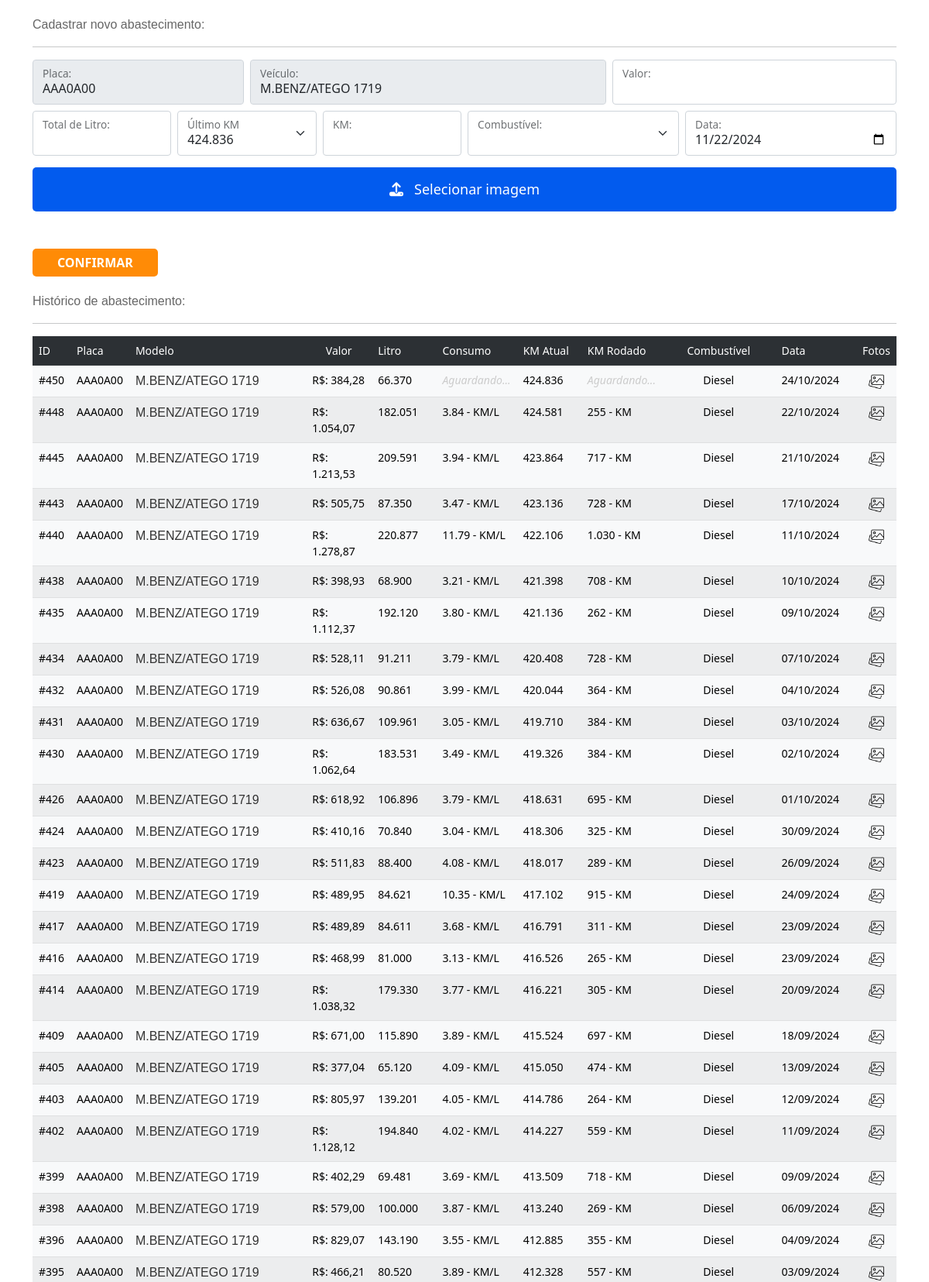
The app's page /abastecimento.php?placa=AAA0A00 (upper part) with its own data.
### tables this page shows
CREATE TABLE IF NOT EXISTS `abastecimento` (
  `abast_id` int NOT NULL AUTO_INCREMENT,
  `veiculo_id` int NOT NULL,
  `abast_veiculo` varchar(50) NOT NULL,
  `abast_placa` varchar(50) NOT NULL,
  `abast_valor` varchar(255) NOT NULL,
  `abast_valor_litro` varchar(255) NOT NULL,
  `abast_total_litro` varchar(255) NOT NULL,
  `abast_km_anterior` varchar(50) NOT NULL,
  `abast_km` varchar(50) NOT NULL,
  `abast_km_rodado` varchar(50) DEFAULT NULL,
  `abast_media` varchar(50) DEFAULT NULL,
  `abast_combustivel` varchar(50) NOT NULL,
  `abast_data` date NOT NULL,
  `cad_autor` varchar(255) NOT NULL,
  PRIMARY KEY (`abast_id`)
);

### abastecimento.php (the view, shortened to what this page needs)
<?php
require_once("_app/conf.php");
?>
<?php
$pdos = "SELECT * FROM abastecimento WHERE abast_placa =:placa";
$data = $pdo->prepare($pdos);
$data->bindParam(':placa', $_GET['placa']);
$data->execute();
foreach ($data as $veiculos);
?>
<!doctype html>
<html lang="pt-br">
<head>
    <link href="css/style.css" rel="stylesheet">
    <link href="https://cdn.jsdelivr.net/npm/bootstrap@5.0.2/dist/css/bootstrap.min.css" rel="stylesheet">
    <link rel="stylesheet" href="https://cdn.jsdelivr.net/npm/@fortawesome/fontawesome-free@6.1.2/css/fontawesome.min.css">
</head>
<body>
    <article class="container">
        <label class="titulo">Cadastrar novo abastecimento:</label>
        <hr>
        <form method="POST" id="" action="actions/abastecimento.php" enctype="multipart/form-data">
            <div class="row g-2">
                <div class="col-md-3">
                    <div class="form-floating">
                        <input readonly type="text" class="form-control" name="abast_placa" maxlength="8" id="placa" value="<?= $_GET['placa']; ?>" required />
                        <label for="floatingInputGrid">Placa:</label>
                    </div>
                </div>
                <div class="col-md-5">
                    <div class="form-floating">
                        <input readonly type="text" class="form-control" name="abast_veiculo" id="" value="<?php if (isset($veiculos['abast_veiculo'])) echo $veiculos['abast_veiculo']; ?>" required />
                        <label for="floatingInputGrid">Veículo:</label>
                    </div>
                </div>
                <div class="col-md-4">
                    <div class="form-floating">
                        <input type="text" class="form-control" maxlength="9" name="abast_valor" id="input3" value="<?php if (isset($dados['abast_valor'])) echo $dados['abast_valor']; ?>" required />
                        <label for="input3">Valor:</label>
                    </div>
                </div>
                <div class="col-md-2">
                    <div class="form-floating">
                        <input type="text" class="form-control" maxlength="9" id="input4" name="abast_total_litro" value="<?php if (isset($dados['abast_total_litro'])) echo $dados['abast_total_litro']; ?>" required />
                        <label for="input4">Total de Litro:</label>
                    </div>
                </div>
                <?php
                $sql = "SELECT * FROM abastecimento WHERE abast_placa =:placa ORDER BY abast_id DESC LIMIT 1";
                $stmt = $pdo->prepare($sql);
                $stmt->bindParam(':placa', $_GET['placa']);
                $stmt->execute();
                $lastRecord = $stmt->fetch(PDO::FETCH_ASSOC);
                ?>
                <div class="col-md-2">
                    <div class="form-floating">
                        <select name="abast_km_anterior" id="abast_km_anterior" class="form-select">
                            <option selected value="<?php if (isset($lastRecord['abast_km'])) : echo $lastRecord['abast_km'];
                                                    else : echo '';
                                                    endif; ?>"><?php if (isset($lastRecord['abast_km'])) : echo $lastRecord['abast_km'];
                                                                else : echo 'Sem Histórico';
                                                                endif; ?></option>
                        </select>
                        <label for="abast_km_anterior">Último KM</label>
                    </div>
                </div>
                <div class="col-md-2">
                    <div class="form-floating">
                        <input type="text" class="form-control" maxlength="7" name="abast_km" id="input2" value="" required />
                        <label for="input2">KM:</label>
                    </div>
                </div>
                <div class="col-md-3">
                    <div class="form-floating ">
                        <select class="form-select" name="abast_combustivel" id="8">
                        </select>
                        <label for="floatingSelectGrid">Combustível:</label>
                    </div>
                </div>
                <div class="col-md-3">
                    <div class="form-floating">
                        <input onChange="getkm(this.value)" type="date" class="form-control" name="abast_data" id="input5" value="<?php if (isset($dados['abast_data'])) : echo $dados['abast_data'];
                                                                                                                                    else : echo date('Y-m-d');
                                                                                                                                    endif; ?>" required />
                        <label for="floatingInputGrid">Data:</label>
                    </div>
                </div>
            </div>
            <div class="col-md-12">
                <label id="foto" for="upload-img"><i class="fa fa-upload" aria-hidden="true"></i> &nbsp; Selecionar imagem</label>
            </div>
            <br/>
            <br />
            <input type="submit" id="submitBtn" name="abastecimento" value="Confirmar" class="btn-orange">
        </form>
        <?php
        $busca = "SELECT * FROM abastecimento WHERE abast_placa =:placa ORDER BY abast_km DESC";
        $data = $pdo->prepare($busca);
        $data->bindParam(':placa', $_GET['placa']);
        $data->execute();
        $count = $data->rowCount();
        ?>
        <?php
        if ($count <= 0) {
            echo "<label class='titulo'>Veículo sem histórico de abastecimento</label>";
        } else {
        ?>
            <label class="titulo">Histórico de abastecimento:</label>
            <hr>
            <table id="search_table" class="table table-striped">
                <tr class="table-dark">
                    <td scope="col" align="left" style="width:30px;">ID</td>
                    <td scope="col" align="left" style="width:70px;">Placa</td>
                    <td scope="col" align="left" style="width:330px;">Modelo</td>
                    <td scope="col" align="center" style="width:100px;">Valor</td>
                    <td scope="col" align="left" style="width:100px;">Litro</td>
                    <td scope="col" align="left" style="width:100px;">Consumo</td>
                    <td scope="col" align="left" style="width:100px;">KM Atual</td>
                    <td scope="col" align="left" style="width:100px;">KM Rodado</td>
                    <td scope="col" align="center" style="width:200px;">Combustível</td>
                    <td scope="col" align="left" style="width:120px;">Data</td>
                    <td scope="col" align="center" style="width:120px;" colspan="3">Fotos</td>
                </tr>
                <?php foreach ($data as $veiculo) : ?>
                    <tr class="table-light">
                        <td align="left" style="">#<?= $veiculo['abast_id']; ?></td>
                        <td align="left" style=""><?= $_GET['placa']; ?></td>
                        <td style="">
                            <a href="editar_abastecimento?id=<?= $veiculo['abast_id']; ?>" class="link">
                                <?= $veiculo['abast_veiculo']; ?>
                        </td>
                        <td align="left" style="">R$: <?php echo number_format($veiculo['abast_valor'], 2, ",", "."); ?></td>
                        <td align="left" style=""><?php echo number_format($veiculo['abast_total_litro'], 3, ".", "."); ?></td>
                        <?php if (isset($veiculo['abast_media'])) { ?>
                            <td align="left" style=""><?= number_format($veiculo['abast_media'], 2, ".", "."); ?> - KM/L </td>
                        <?php } else { ?>
                            <td class="wait" align="left" style=""> Aguardando... </td>
                        <?php } ?>
                        <td align="left" style=""><?= number_format($veiculo['abast_km'], 3, ".", "."); ?></td>
                        <?php if (isset($veiculo['abast_km_rodado'])) { ?>
                            <td align="left" style=""><?= number_format($veiculo['abast_km_rodado'], 0, ".", "."); ?> - KM</td>
                        <?php } else { ?>
                            <td class="wait" align="left" style=""> Aguardando... </td>
                        <?php } ?>
                        <?php
                        if ($veiculo['abast_combustivel'] == 0) :
                            echo "<td align='center'>Gasolina</td>";
                        elseif ($veiculo['abast_combustivel'] == 3) :
                            echo "<td align='center'>Etanol</td>";
                        elseif ($veiculo['abast_combustivel'] == 4) :
                            echo "<td align='center'>Diesel</td>";
                        elseif ($veiculo['abast_combustivel'] == 5) :
                            echo "<td align='center'>GNV</td>";
                        endif;
                        ?>
                        <td align="left" style=""><?= date('d/m/Y', strtotime($veiculo['abast_data'])); ?> </td>
                        <?php
                        $sql = "SELECT * FROM abastecimento_img WHERE abast_id = :abast_id";
                        $stmt = $pdo->prepare($sql);
                        $stmt->bindParam(':abast_id', $veiculo['abast_id'], PDO::PARAM_INT);
                        $stmt->execute();
                        $imagens = $stmt->fetchAll(PDO::FETCH_ASSOC);
                        $count_id = count($imagens);
                        ?>
                        <?php if ($count_id <= 0) { ?>
                            <td align="center">
                                <img src="images/no-img.png" alt="Sem imagem cadastrada" title="Sem imagem cadastrada" width="20" height="20">
                            </td>
                        <?php } else { ?>
                            <td align="center">
                                <a data-id='<?= $veiculo['abast_id']; ?>' class="foto" title="Ver Fotos"><img src="images/imagem.png" alt="<?php if ($count_id == 1) : echo "Imagem cadastrada";
                                                                                                                                            elseif ($count_id >= 2) : echo "Imagens cadastradas";
                                                                                                                                            endif; ?>" title="<?= $count_id ?> imagens cadastradas " width="20" height="20"></a>
                            </td>
                        <?php } ?>
                    </tr>
                <?php
                endforeach;
                ?>
            </table>
        <?php }; ?>
    </article>

### css/style.css (style rules this page uses)
.titulo { font-family: "Trebuchet MS", Arial, Helvetica, sans-serif;font-size: 16px;color: #666;margin-top: 20px }
#foto { display: block;position: relative;width: 100%;background-color: #025bee;color: #fff;font-size: 18px;text-align: center;padding: 15px;border-radius: 5px;cursor: pointer; margin-top: 15px; }
.wait { font-style: italic; color:#CCC }
.btn-orange { padding: 4px 30px;background: #ff8b06;text-transform: uppercase;font-weight: bold;border-radius: 5px; border-color:transparent;outline: 10px; }
.btn-orange { cursor: pointer;font-size: 1.0em;color: #fff; text-decoration: none; }
.table { font-size: 14px; }
.link { font-family: 'Trebuchet MS', 'Lucida Sans Unicode', 'Lucida Grande', 'Lucida Sans', Arial, sans-serif; font-size: 16px; text-decoration: none; color: #333; }

### records on screen
abastecimento: abast_veiculo "M.BENZ/ATEGO 1719", abast_km_anterior "424.836", abast_id "450", abast_valor "384,28", abast_total_litro "66.370", shows "Aguardando...", abast_km "424.836", abast_combustivel "Diesel", abast_data "24/10/2024"
abastecimento: abast_id "448", abast_veiculo "M.BENZ/ATEGO 1719", abast_valor "1.054,07", abast_total_litro "182.051", abast_media "3.84", abast_km "424.581", abast_km_rodado "255", abast_combustivel "Diesel", abast_data "22/10/2024"
abastecimento: abast_id "445", abast_veiculo "M.BENZ/ATEGO 1719", abast_valor "1.213,53", abast_total_litro "209.591", abast_media "3.94", abast_km "423.864", abast_km_rodado "717", abast_combustivel "Diesel", abast_data "21/10/2024"
abastecimento: abast_id "443", abast_veiculo "M.BENZ/ATEGO 1719", abast_valor "505,75", abast_total_litro "87.350", abast_media "3.47", abast_km "423.136", abast_km_rodado "728", abast_combustivel "Diesel", abast_data "17/10/2024"
abastecimento: abast_id "440", abast_veiculo "M.BENZ/ATEGO 1719", abast_valor "1.278,87", abast_total_litro "220.877", abast_media "11.79", abast_km "422.106", abast_km_rodado "1.030", abast_combustivel "Diesel", abast_data "11/10/2024"
abastecimento: abast_id "438", abast_veiculo "M.BENZ/ATEGO 1719", abast_valor "398,93", abast_total_litro "68.900", abast_media "3.21", abast_km "421.398", abast_km_rodado "708", abast_combustivel "Diesel", abast_data "10/10/2024"
abastecimento: abast_id "435", abast_veiculo "M.BENZ/ATEGO 1719", abast_valor "1.112,37", abast_total_litro "192.120", abast_media "3.80", abast_km "421.136", abast_km_rodado "262", abast_combustivel "Diesel", abast_data "09/10/2024"
abastecimento: abast_id "434", abast_veiculo "M.BENZ/ATEGO 1719", abast_valor "528,11", abast_total_litro "91.211", abast_media "3.79", abast_km "420.408", abast_km_rodado "728", abast_combustivel "Diesel", abast_data "07/10/2024"
abastecimento: abast_id "432", abast_veiculo "M.BENZ/ATEGO 1719", abast_valor "526,08", abast_total_litro "90.861", abast_media "3.99", abast_km "420.044", abast_km_rodado "364", abast_combustivel "Diesel", abast_data "04/10/2024"
abastecimento: abast_id "431", abast_veiculo "M.BENZ/ATEGO 1719", abast_valor "636,67", abast_total_litro "109.961", abast_media "3.05", abast_km "419.710", abast_km_rodado "384", abast_combustivel "Diesel", abast_data "03/10/2024"
abastecimento: abast_id "430", abast_veiculo "M.BENZ/ATEGO 1719", abast_valor "1.062,64", abast_total_litro "183.531", abast_media "3.49", abast_km "419.326", abast_km_rodado "384", abast_combustivel "Diesel", abast_data "02/10/2024"
abastecimento: abast_id "426", abast_veiculo "M.BENZ/ATEGO 1719", abast_valor "618,92", abast_total_litro "106.896", abast_media "3.79", abast_km "418.631", abast_km_rodado "695", abast_combustivel "Diesel", abast_data "01/10/2024"
abastecimento: abast_id "424", abast_veiculo "M.BENZ/ATEGO 1719", abast_valor "410,16", abast_total_litro "70.840", abast_media "3.04", abast_km "418.306", abast_km_rodado "325", abast_combustivel "Diesel", abast_data "30/09/2024"
abastecimento: abast_id "423", abast_veiculo "M.BENZ/ATEGO 1719", abast_valor "511,83", abast_total_litro "88.400", abast_media "4.08", abast_km "418.017", abast_km_rodado "289", abast_combustivel "Diesel", abast_data "26/09/2024"
abastecimento: abast_id "419", abast_veiculo "M.BENZ/ATEGO 1719", abast_valor "489,95", abast_total_litro "84.621", abast_media "10.35", abast_km "417.102", abast_km_rodado "915", abast_combustivel "Diesel", abast_data "24/09/2024"
abastecimento: abast_id "417", abast_veiculo "M.BENZ/ATEGO 1719", abast_valor "489,89", abast_total_litro "84.611", abast_media "3.68", abast_km "416.791", abast_km_rodado "311", abast_combustivel "Diesel", abast_data "23/09/2024"
abastecimento: abast_id "416", abast_veiculo "M.BENZ/ATEGO 1719", abast_valor "468,99", abast_total_litro "81.000", abast_media "3.13", abast_km "416.526", abast_km_rodado "265", abast_combustivel "Diesel", abast_data "23/09/2024"
abastecimento: abast_id "414", abast_veiculo "M.BENZ/ATEGO 1719", abast_valor "1.038,32", abast_total_litro "179.330", abast_media "3.77", abast_km "416.221", abast_km_rodado "305", abast_combustivel "Diesel", abast_data "20/09/2024"
abastecimento: abast_id "409", abast_veiculo "M.BENZ/ATEGO 1719", abast_valor "671,00", abast_total_litro "115.890", abast_media "3.89", abast_km "415.524", abast_km_rodado "697", abast_combustivel "Diesel", abast_data "18/09/2024"
abastecimento: abast_id "405", abast_veiculo "M.BENZ/ATEGO 1719", abast_valor "377,04", abast_total_litro "65.120", abast_media "4.09", abast_km "415.050", abast_km_rodado "474", abast_combustivel "Diesel", abast_data "13/09/2024"
abastecimento: abast_id "403", abast_veiculo "M.BENZ/ATEGO 1719", abast_valor "805,97", abast_total_litro "139.201", abast_media "4.05", abast_km "414.786", abast_km_rodado "264", abast_combustivel "Diesel", abast_data "12/09/2024"
abastecimento: abast_id "402", abast_veiculo "M.BENZ/ATEGO 1719", abast_valor "1.128,12", abast_total_litro "194.840", abast_media "4.02", abast_km "414.227", abast_km_rodado "559", abast_combustivel "Diesel", abast_data "11/09/2024"
abastecimento: abast_id "399", abast_veiculo "M.BENZ/ATEGO 1719", abast_valor "402,29", abast_total_litro "69.481", abast_media "3.69", abast_km "413.509", abast_km_rodado "718", abast_combustivel "Diesel", abast_data "09/09/2024"
abastecimento: abast_id "398", abast_veiculo "M.BENZ/ATEGO 1719", abast_valor "579,00", abast_total_litro "100.000", abast_media "3.87", abast_km "413.240", abast_km_rodado "269", abast_combustivel "Diesel", abast_data "06/09/2024"
abastecimento: abast_id "396", abast_veiculo "M.BENZ/ATEGO 1719", abast_valor "829,07", abast_total_litro "143.190", abast_media "3.55", abast_km "412.885", abast_km_rodado "355", abast_combustivel "Diesel", abast_data "04/09/2024"
abastecimento: abast_id "395", abast_veiculo "M.BENZ/ATEGO 1719", abast_valor "466,21", abast_total_litro "80.520", abast_media "3.89", abast_km "412.328", abast_km_rodado "557", abast_combustivel "Diesel", abast_data "03/09/2024"
